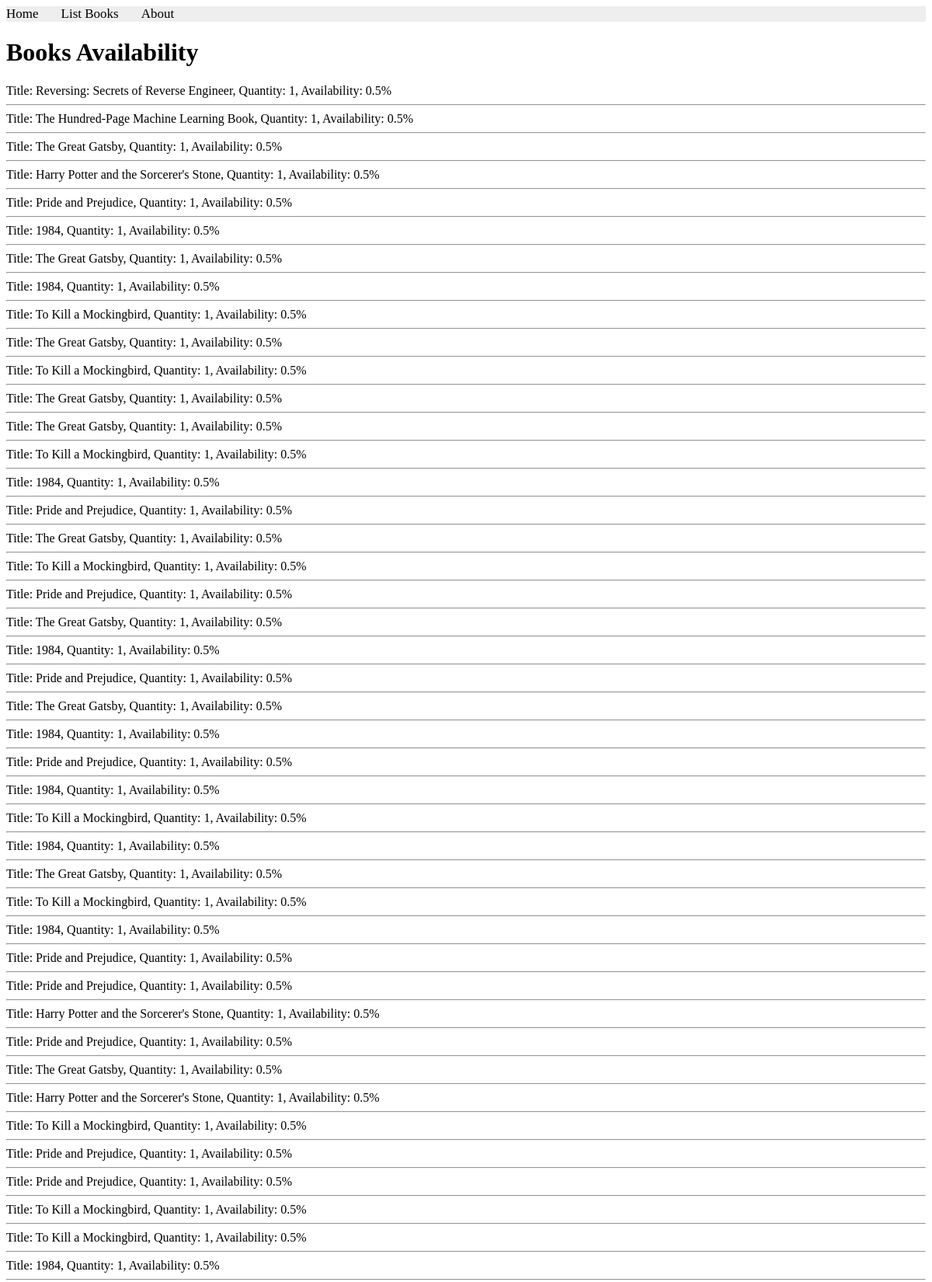
The app's page /books/lab9/task1 (upper part) with its own data.
### apps/bookmodule/models.py (models this page shows)
class Book(models.Model):
    title = models.CharField(max_length=100)
    price = models.FloatField(default=0.0)
    quantity = models.IntegerField(default=1)
    pubdate = models.DateTimeField(null=True)
    rating = models.SmallIntegerField(default=1)
    publisher = models.ForeignKey(Publisher, null=True, on_delete=models.SET_NULL)
    authors = models.ManyToManyField(Author)
    percentage = None  # transient field, not stored in DB

### apps/bookmodule/views.py (the view)
# urls.py: path('lab9/task1', views.lab9_task1, name="books.lab9_task1"),
def lab9_task1(request):
    total = Book.objects.aggregate(total=Sum('quantity'))['total'] or 1
    mybooks = Book.objects.all()
    for book in mybooks:
        book.percentage = round((book.quantity / total) * 100, 2)
    return render(request, 'bookmodule/lab9_task1.html', {'books': mybooks})

### apps/templates/bookmodule/lab9_task1.html (shortened to what this page needs)
{% extends "layouts/base.html" %}
{% block content %}
<h1>Books Availability</h1>
{% for book in books %}
  Title: {{ book.title }}, Quantity: {{ book.quantity }}, Availability: {{ book.percentage }}%
  <hr>
{% empty %}
  <p>No books found.</p>
{% endfor %}
{% endblock content %}

### records on screen
Book: title "Reversing: Secrets of Reverse Engineer", quantity "1", percentage "0.5"
Book: title "The Hundred-Page Machine Learning Book", quantity "1", percentage "0.5"
Book: title "The Great Gatsby", quantity "1", percentage "0.5"
Book: title "Harry Potter and the Sorcerer's Stone", quantity "1", percentage "0.5"
Book: title "Pride and Prejudice", quantity "1", percentage "0.5"
Book: title "1984", quantity "1", percentage "0.5"
Book: title "The Great Gatsby", quantity "1", percentage "0.5"
Book: title "1984", quantity "1", percentage "0.5"
Book: title "To Kill a Mockingbird", quantity "1", percentage "0.5"
Book: title "The Great Gatsby", quantity "1", percentage "0.5"
Book: title "To Kill a Mockingbird", quantity "1", percentage "0.5"
Book: title "The Great Gatsby", quantity "1", percentage "0.5"
Book: title "The Great Gatsby", quantity "1", percentage "0.5"
Book: title "To Kill a Mockingbird", quantity "1", percentage "0.5"
Book: title "1984", quantity "1", percentage "0.5"
Book: title "Pride and Prejudice", quantity "1", percentage "0.5"
Book: title "The Great Gatsby", quantity "1", percentage "0.5"
Book: title "To Kill a Mockingbird", quantity "1", percentage "0.5"
Book: title "Pride and Prejudice", quantity "1", percentage "0.5"
Book: title "The Great Gatsby", quantity "1", percentage "0.5"
Book: title "1984", quantity "1", percentage "0.5"
Book: title "Pride and Prejudice", quantity "1", percentage "0.5"
Book: title "The Great Gatsby", quantity "1", percentage "0.5"
Book: title "1984", quantity "1", percentage "0.5"
Book: title "Pride and Prejudice", quantity "1", percentage "0.5"
Book: title "1984", quantity "1", percentage "0.5"
Book: title "To Kill a Mockingbird", quantity "1", percentage "0.5"
Book: title "1984", quantity "1", percentage "0.5"
Book: title "The Great Gatsby", quantity "1", percentage "0.5"
Book: title "To Kill a Mockingbird", quantity "1", percentage "0.5"
Book: title "1984", quantity "1", percentage "0.5"
Book: title "Pride and Prejudice", quantity "1", percentage "0.5"
Book: title "Pride and Prejudice", quantity "1", percentage "0.5"
Book: title "Harry Potter and the Sorcerer's Stone", quantity "1", percentage "0.5"
Book: title "Pride and Prejudice", quantity "1", percentage "0.5"
Book: title "The Great Gatsby", quantity "1", percentage "0.5"
Book: title "Harry Potter and the Sorcerer's Stone", quantity "1", percentage "0.5"
Book: title "To Kill a Mockingbird", quantity "1", percentage "0.5"
Book: title "Pride and Prejudice", quantity "1", percentage "0.5"
Book: title "Pride and Prejudice", quantity "1", percentage "0.5"
Book: title "To Kill a Mockingbird", quantity "1", percentage "0.5"
Book: title "To Kill a Mockingbird", quantity "1", percentage "0.5"
Book: title "1984", quantity "1", percentage "0.5"
